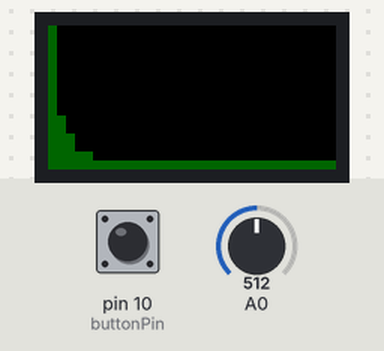
Simulated run of this sketch. Board: Arduino Uno, built with avr-gcc and run on an emulated ATmega328P. On the bench: 32×16 colour display. Inputs (shaded band) come from the test bench; at power-on: A0 = 512, pin 10 (buttonPin) HIGH. Random numbers use the default seed unless the sketch sets one; what the sketch prints to the serial monitor is not drawn.

Above: at 1.2 s.
1.3 s: A0 set to 0
At 1.8 s:
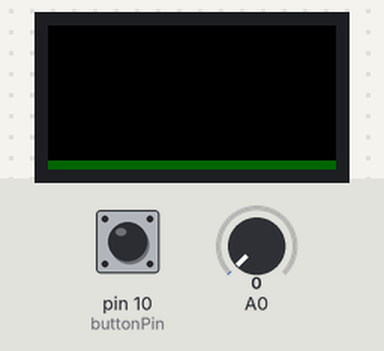
2.9 s: pin 10 (buttonPin) pulled LOW for 0.15 s
At 3.9 s:
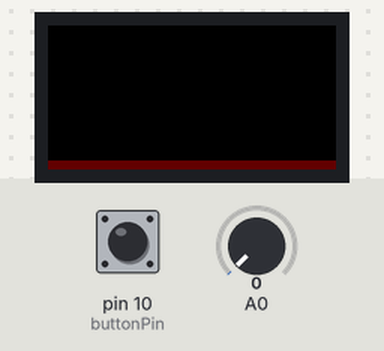
4.7 s: A0 set to 60
At 5.5 s:
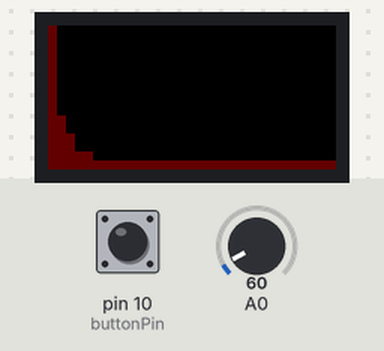
Timing chart, 0 to 7.7 s (numbered marks = the images above; inputs shaded):
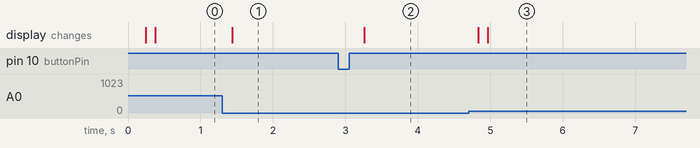

The sketch:

Code_source.ino
```cpp
// ++ Librairies
#include <arduinoFFT.h>
#include <Adafruit_GFX.h>
#include <RGBmatrixPanel.h>   // les 2 dernières librairies nous permettent de gérer l'affichage sur l'écran

// ++ Définitions FFT
#define SAMPLES 64
#define SAMPLING_FREQUENCY 5000  // théorème de Shannon => on pourra analyser jusqu'à 2500 Hz
double vReal[SAMPLES];  // partie réelle du signal analysé
double vImag[SAMPLES];  // partie imaginaire du signal analysé
unsigned long microseconds;   // "chronomètre" du code
unsigned int sampling_period_us; // temps d'échantillonage


// ++ Définitions écran
#define CLK 8
#define LAT A4
#define OE  9
#define A   A1
#define B   A2
#define C   A3        // définition des pins aloués à l'écran
RGBmatrixPanel matrix(A, B, C, CLK, LAT, OE, false);

// ++ Définitions bouton

const int buttonPin = 10;    // le bouton est connecté au pin numérique n°10
int state = HIGH;             // état actuel du pin du bouton
int previousState = LOW;   // l'état précédent du pin du bouton
unsigned long lastDebounceTime = 0;  // la dernière fois que le bouton a été pressé
unsigned long debounceDelay = 50;
int colors_list[6][3] = {{0, 0, 3}, {3, 0, 0}, {0, 3, 0}, {3, 3, 0}, {3, 0, 3}, {0, 3, 3}};

// ++ Définitions affichage

#define  xres 32
#define  yres 16      // notre matrice fait 32*16 LEDs
char data_avgs[xres];   // moyenne d'amplitude sur 1/32ème de la plage de fréquence étudiée
double vmax;         // amplitude maximale, elle va nous aider à avoir une échelle verticale cohérente
int yvalue;           // hauteur d'une ligne
int r = 0;
int g = 0;
int b = 4;     // à l'allumage, l'écran affiche du bleu
int f = 0;

arduinoFFT FFT = arduinoFFT();

void setup() {

  Serial.begin(115200);
  matrix.begin();                                                      // initialise la matrice
  sampling_period_us = round(1000000 * (1.0 / SAMPLING_FREQUENCY));    // T=1/f
  delay(50);                                                           // pour attendre que la tension d'entrée se stabilise
  randomSeed(analogRead(5));
}

void loop() {

  vmax = 0;

  // ++ Sampling
  for (int i = 0; i < SAMPLES; i++)
  {
    microseconds = micros();
    vReal[i] = analogRead(0);  // c'est le port A0 qui donne la tension à analyser
    vImag[i] = 0;              // on analyse un signal réel
    while (micros() < (microseconds + sampling_period_us)) {
    }
  }

  // ++ FFT
  FFT.Windowing(vReal, SAMPLES, FFT_WIN_TYP_HAMMING, FFT_FORWARD);  // type de fenêtrage du signal
  FFT.Compute(vReal, vImag, SAMPLES, FFT_FORWARD);                  // calcul de la FFT
  FFT.ComplexToMagnitude(vReal, vImag, SAMPLES);                    // calcul du module des amplitudes
  double peak = FFT.MajorPeak(vReal, SAMPLES, SAMPLING_FREQUENCY);  // peak est la plus grande amplitude mesurée dans cette itération de loop

  // ++ Affichage moniteur/traceur
  for (int i = 0; i < (SAMPLES / 2); i++)
  {
    Serial.print((i * 1.0 * SAMPLING_FREQUENCY) / SAMPLES, 1);
    Serial.print(" ");
    Serial.println(vReal[i], 1);
  }

  // ++ Réarrangement des résultats de la FFT pour correspondre au nombre de colonnes
  int step = (SAMPLES) / xres;
  int c = 0;
  for (int i = 0; i < (SAMPLES / 2); i += step)
  {
    data_avgs[c] = 0;
    for (int k = 0 ; k < step ; k++) {
      data_avgs[c] = data_avgs[c] + vReal[i + k];
    }
    data_avgs[c] = data_avgs[c] / step;
    c++;
  }

  // ++ Détermination de l'amplitude maximale (on exclut les 2 premières fréquences qui rendent l'échelle illisible)
  for (int i = 2; i < xres + 2; i++) {
    if (vReal[i] > vmax) {
      vmax = vReal[i];
    }
  }

  // ++ Affichage
  matrix.fillScreen(matrix.Color333(0, 0, 0)); // remplit l'écran de noir

  for (int i = 2; i < xres + 2 ; i++) // on commence à la 2ème valeur car les amplitudes des basses fréquences sont trop hautes pour être intéressantes
  {
    yvalue = vReal[i] / vmax * 16 ; // on divise l'amplitude par vmax, ainsi, on est assuré que notre échelle est toujours cohérente, ni trop petite ni trop grande
    matrix.drawLine(i - 2, 15, i - 2, 15 - yvalue, matrix.Color333(r, g, b)); // "i-2" pour recaler les colonnes sur le bord de l'écran
  }                                                                           // on dessine un trait entre les points (i-2,15) et (i-2,15-yvalue)
  displayModeChange();         // Appel de la fonction changement de couleur
}


void displayModeChange() {                 // Fonction permettant de changer la couleur de l'affichage
  for (int j = 0; j < 50 ; j++) {          // On vérifie le niveau du bouton pendant une durée suffisante
    int reading = digitalRead(buttonPin);
    if (reading == 0)                      // Si on détecte que le bouton n'est pas appuyé, on arrête de lire
    {
      f = 0;
      return (f);
    }
  }
  if (f == 0) {                            // La variable f permet de s'assurer que l'utilisateur a bien relâché le bouton avant de changer la couleur à nouveau
    int a = random(0, 6);                  // On choisit une couleur au hasard
    r = colors_list[a][0];
    g = colors_list[a][1];
    b = colors_list[a][2];
    f = 1;
    return (r, g, b, f);
  }
}
```

Measured:
- after the input at 2.9 s, the display: changes after 0.36 s (image 2)
- after the input at 4.7 s, the display: first changes after 0.13 s (image 3 shows a later state)
